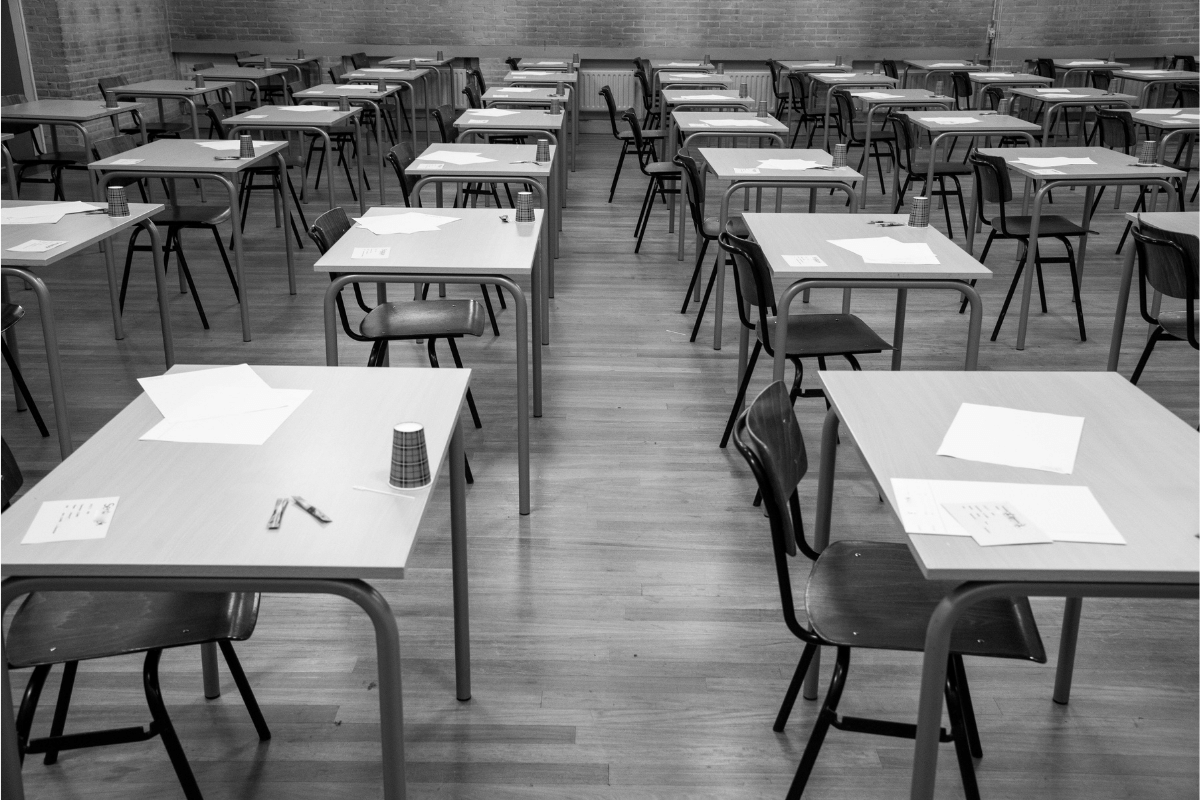
#> input picture images/classroom.png, 1200 x 800 px
$ python task6.py
#> lines starting #> are read from the running program, lines starting #| are printed output that depends on the picture
import cv2
import numpy as np
from matplotlib import pyplot as plt

def convolve(image, kernel):
    """Perform convolution on a grayscale image with a given kernel."""
    img_h, img_w = image.shape
    k_h, k_w = kernel.shape

    pad_h = k_h // 2
    pad_w = k_w // 2
    padded = np.pad(image, ((pad_h, pad_h), (pad_w, pad_w)), mode='constant')

    output = np.zeros((img_h, img_w), dtype="float32")

    for y in range(img_h):
        for x in range(img_w):
            roi = padded[y:y + k_h, x:x + k_w] # AI used for this formula
            output[y, x] = np.sum(roi * kernel)

    # Clip values to 0–255
    output = np.clip(output, 0, 255).astype(np.uint8)

    return output

def main():
    image_path = "images/classroom.png"
    # Read image in grayscale
    image = cv2.imread(image_path, cv2.IMREAD_GRAYSCALE)
#> image is the input picture: shape (800, 1200); min 0, max 253, mean 118.9
    if image is None:
        raise FileNotFoundError("Image file not found. Place 'sample.jpg' in the same folder.")

    # TO DO: Define a simple 5x5 averaging kernel (all ones / 9)
    kernel = np.ones((5, 5)) * (1/9)

    # Define a simple 3x3 sobel operators
    sobel_x = np.array([
        [-1, 0, 1],
        [-2, 0, 2],
        [-1, 0, 1]
    ])

    sobel_y = np.array([
        [-1, -2, -1],
        [0, 0, 0],
        [1, 2, 1]
    ])

    # Apply convolution
    # (IN REALITY IS CROSS CORRELATION, we are not flipping the kernel)
    blurred = convolve(image, kernel)

    grad_x = convolve(image, sobel_x)
    grad_y = convolve(image, sobel_y)
#> after the loop in convolve (call 3), `for y in range(img_h):`:
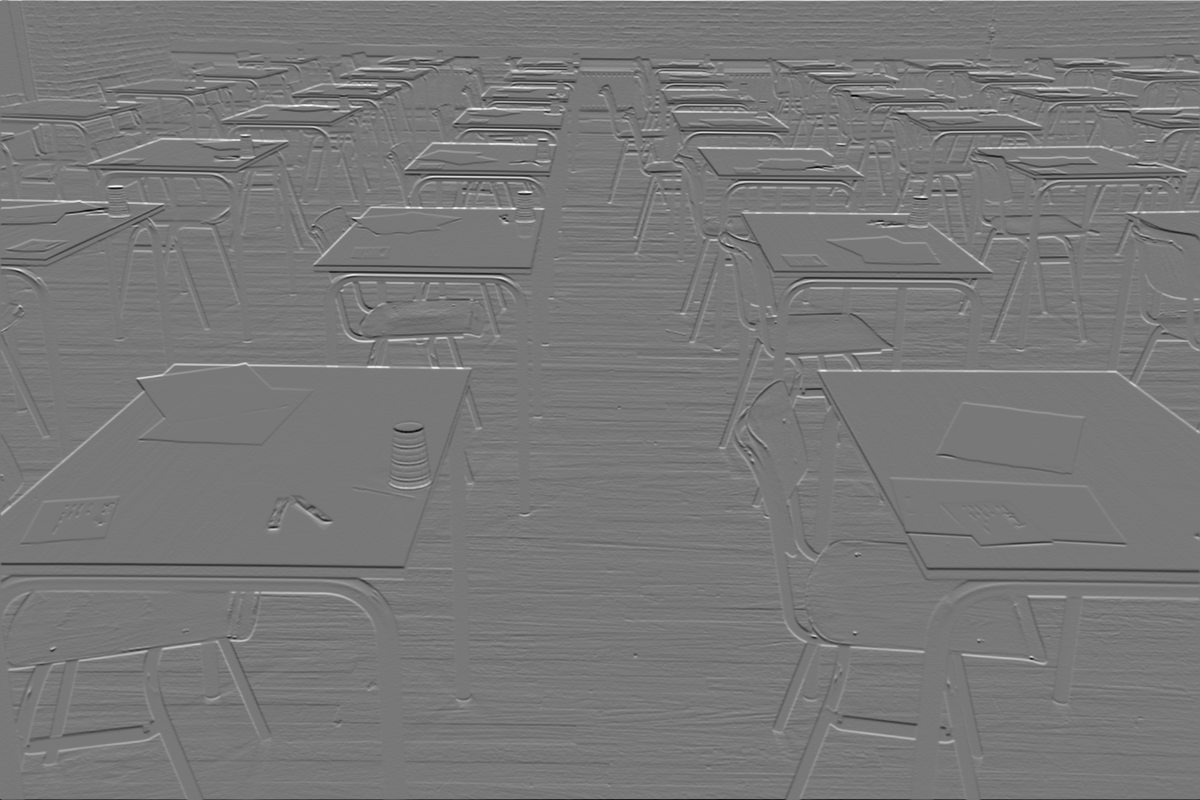
#> output: shape (800, 1200) float32; min -802, max 894, mean 0; drawn with min black and max white

    edges = np.sqrt(grad_x.astype(np.float32)**2 + grad_y.astype(np.float32)**2)
    edges = np.clip(edges, 0, 255).astype(np.uint8)

    edges = cv2.normalize(edges, None, 0, 255, cv2.NORM_MINMAX).astype(np.uint8)

    # TO DO: Display results (original and blurred)
    image = cv2.resize(image, dsize = (0,0), fx = 0.4, fy = 0.4)
#> image: shape (320, 480)
    grad_x = cv2.resize(grad_x, dsize = (0,0), fx = 0.4, fy = 0.4)
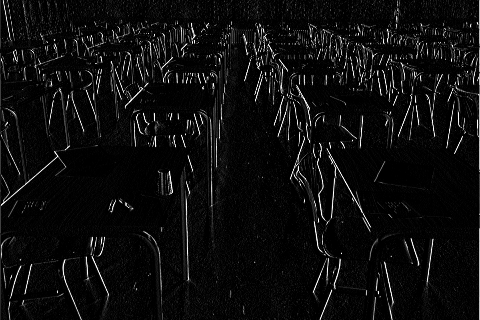
#> grad_x: shape (320, 480); min 0, max 255, mean 13.5
    grad_y = cv2.resize(grad_y, dsize = (0,0), fx = 0.4, fy = 0.4)
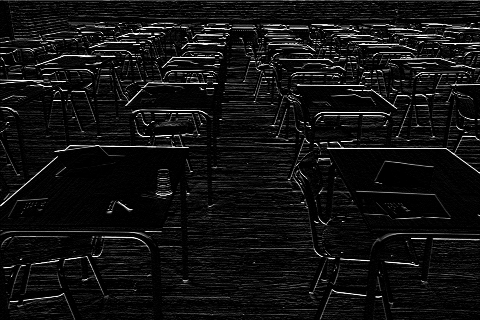
#> grad_y: shape (320, 480); min 0, max 255, mean 17.9
    edges = cv2.resize(edges, dsize = (0,0), fx = 0.4, fy = 0.4)
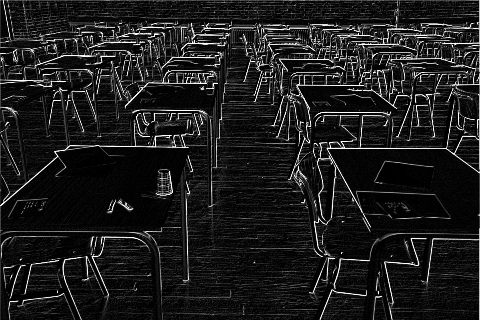
#> edges: shape (320, 480); min 0, max 255, mean 28.7

    top = np.hstack([image, grad_x])
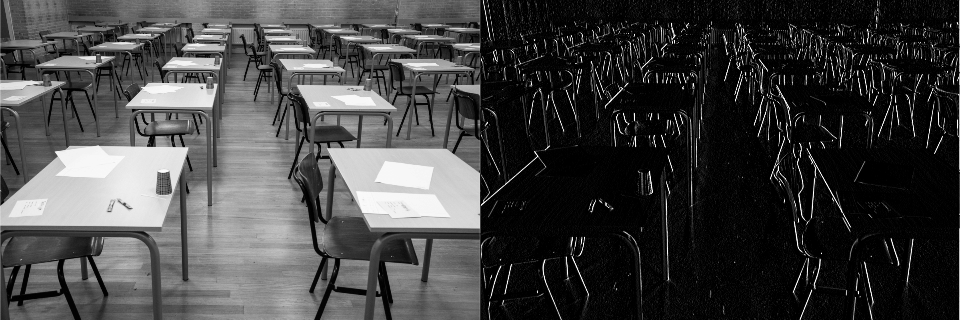
#> top: shape (320, 960); min 0, max 255, mean 66.2
    bottom = np.hstack([grad_y, edges])
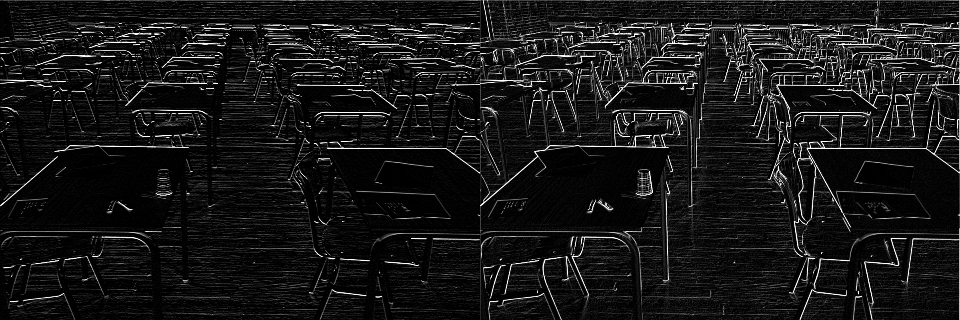
#> bottom: shape (320, 960); min 0, max 255, mean 23.3
    grid = np.vstack([top, bottom])

    cv2.putText(grid, "Original", (30, 30), cv2.FONT_HERSHEY_SIMPLEX, 0.5, (255, 0, 0), 2, cv2.LINE_AA)
    cv2.putText(grid, "Sobel x", (500, 30), cv2.FONT_HERSHEY_SIMPLEX, 0.5, (255, 0, 0), 2, cv2.LINE_AA)
    cv2.putText(grid, "Sobel y", (30, 350), cv2.FONT_HERSHEY_SIMPLEX, 0.5, (255, 0, 0), 2, cv2.LINE_AA)
    cv2.putText(grid, "Combined", (500, 350), cv2.FONT_HERSHEY_SIMPLEX, 0.5, (255, 0, 0), 2, cv2.LINE_AA)
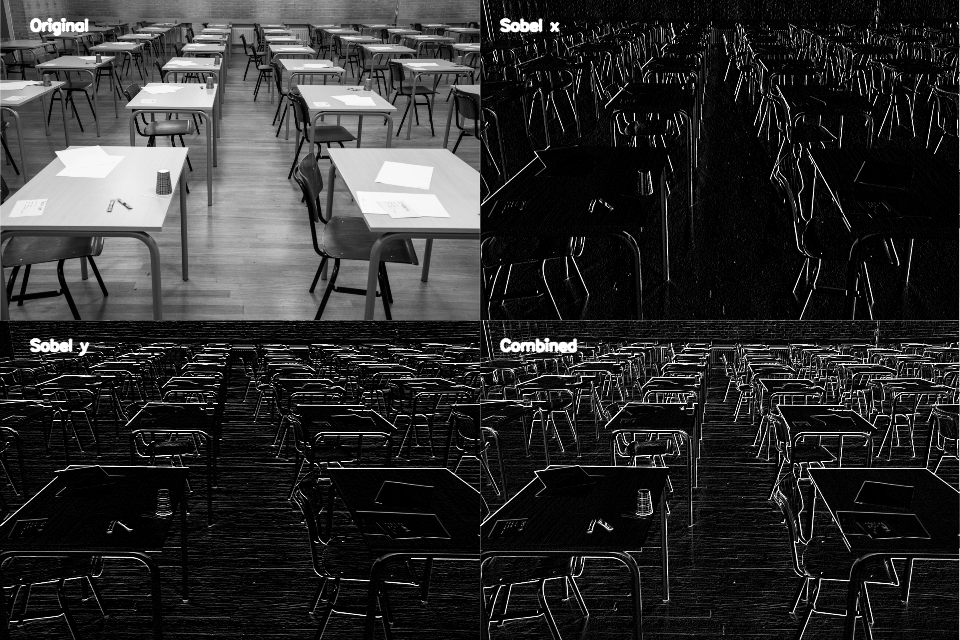
#> grid: shape (640, 960); min 0, max 255, mean 45.5
    cv2.imshow('Results Sobel Edge Detection', grid)
    cv2.waitKey(0)
    cv2.destroyAllWindows()

if __name__ == "__main__":
    main()

$ run again, with images/wheel.png copied over images/classroom.png
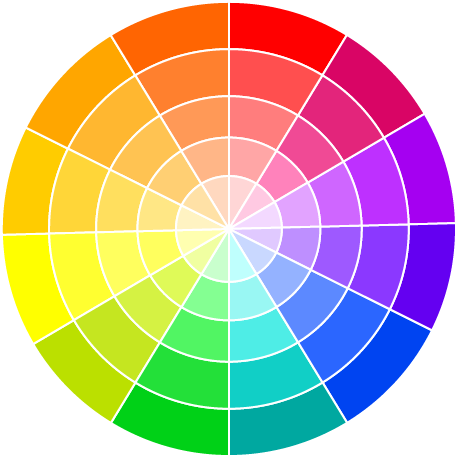
#> input picture images/wheel.png, 457 x 458 px
#> padded: shape (460, 459)
#> after the loop in convolve (call 3), `for y in range(img_h):`:
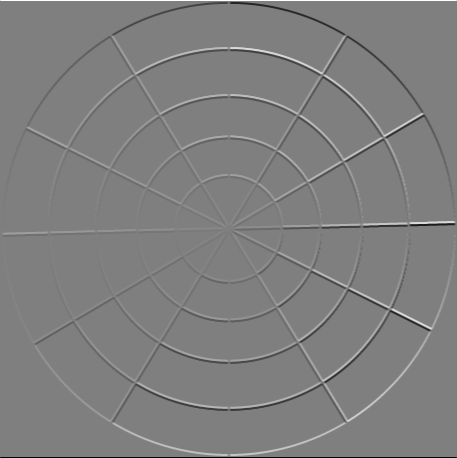
#> output: shape (458, 457) float32; min -1020, max 1020, mean 0; drawn with min black and max white
#> in main, `cv2.putText(grid, "Sobel y", (30, 350), cv2.FONT_HERSHEY_SIMPLEX, 0.5,..`:
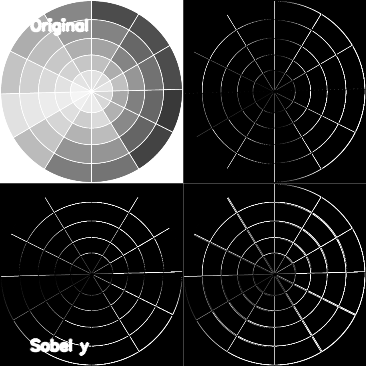
#> grid: shape (366, 366); min 0, max 255, mean 56.1
